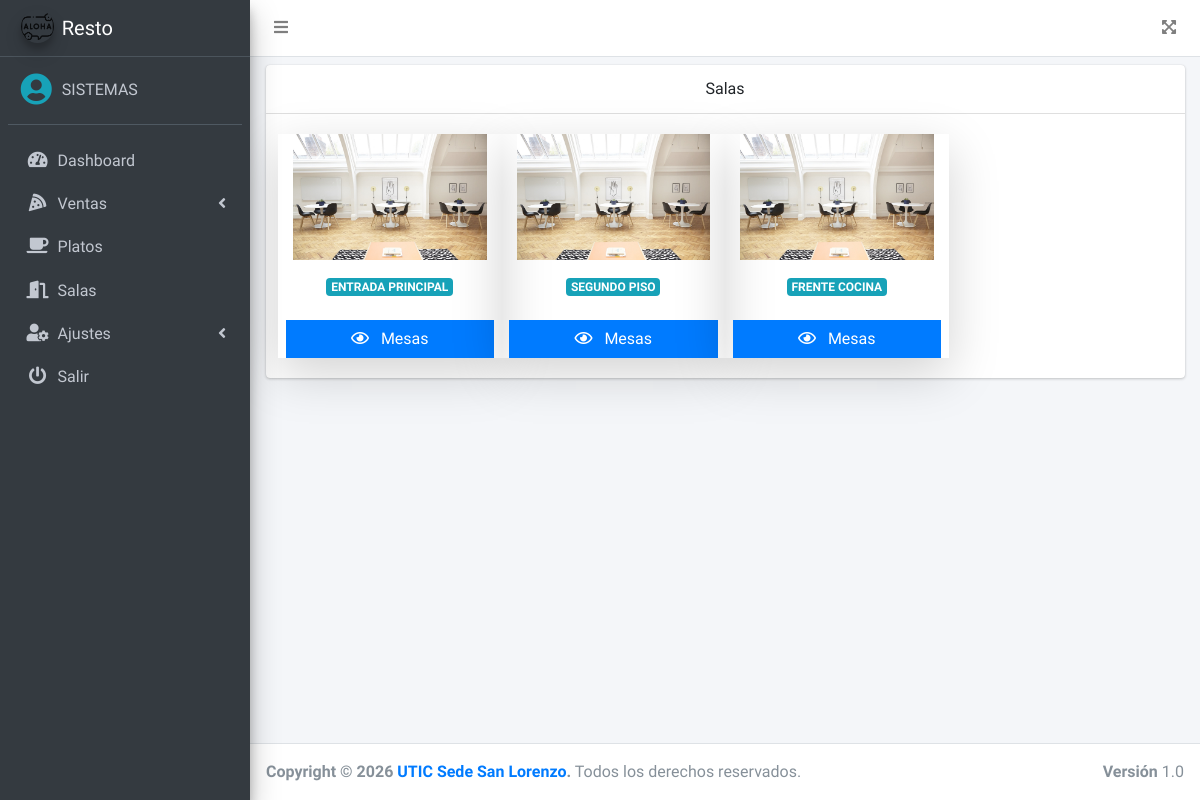
The page /src/ (signed in) on the database its author committed.
### tables this page shows
CREATE TABLE `salas` (
  `id` int(11) NOT NULL,
  `nombre` varchar(100) NOT NULL,
  `mesas` int(11) NOT NULL,
  `estado` int(11) NOT NULL DEFAULT 1
);

### src/index.php (the view, shortened to what this page needs)
<?php
if ($_SESSION['rol'] == 1 || $_SESSION['rol'] == 3) {
include_once "includes/header.php";
?>
<div class="card">
    <div class="card-header text-center">
        Salas
    </div>
    <div class="card-body">
        <div class="row">
            <?php
            include "../conexion.php";
            $query = mysqli_query($conexion, "SELECT * FROM salas WHERE estado = 1");
            $result = mysqli_num_rows($query);
            if ($result > 0) {
                while ($data = mysqli_fetch_assoc($query)) { ?>
                    <div class="col-md-3 shadow-lg">
                        <div class="col-12">
                            <img src="../assets/img/salas.jpg" class="product-image" alt="Product Image">
                        </div>
                        <h6 class="my-3 text-center"><span class="badge badge-info"><?php echo $data['nombre']; ?></span></h6>
                        <div class="mt-4">
                            <a class="btn btn-primary btn-block btn-flat" href="mesas.php?id_sala=<?php echo $data['id']; ?>&mesas=<?php echo $data['mesas']; ?>">
                                <i class="far fa-eye mr-2"></i>
                                Mesas
                            </a>
                        </div>
                    </div>
            <?php }
            } ?>
        </div>
    </div>
</div>
<?php include_once "includes/footer.php";
} else {
    header('Location: permisos.php');
}
?>

### rows shown on the page
salas: nombre "ENTRADA PRINCIPAL"
salas: nombre "SEGUNDO PISO"
salas: nombre "FRENTE COCINA"

### other values the page prints
$_SESSION['nombre'] "SISTEMAS"
